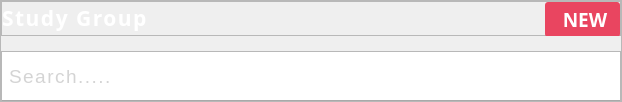
        <widget class="QFrame" name="searchAndAdd">
         <property name="minimumSize">
          <size>
           <width>620</width>
           <height>0</height>
          </size>
         </property>
         <property name="maximumSize">
          <size>
           <width>680</width>
           <height>16777215</height>
          </size>
         </property>
         <property name="styleSheet">
          <string notr="true"/>
         </property>
         <property name="locale">
          <locale language="English" country="UnitedKingdom"/>
         </property>
         <property name="frameShape">
          <enum>QFrame::StyledPanel</enum>
         </property>
         <property name="frameShadow">
          <enum>QFrame::Raised</enum>
         </property>
         <layout class="QVBoxLayout" name="verticalLayout_8">
          <property name="spacing">
           <number>15</number>
          </property>
          <property name="leftMargin">
           <number>0</number>
          </property>
          <property name="topMargin">
           <number>0</number>
          </property>
          <property name="rightMargin">
           <number>0</number>
          </property>
          <property name="bottomMargin">
           <number>0</number>
          </property>
          <item>
           <widget class="QFrame" name="frame">
            <property name="minimumSize">
             <size>
              <width>620</width>
              <height>35</height>
             </size>
            </property>
            <property name="maximumSize">
             <size>
              <width>300</width>
              <height>35</height>
             </size>
            </property>
            <property name="styleSheet">
             <string notr="true"/>
            </property>
            <property name="frameShape">
             <enum>QFrame::StyledPanel</enum>
            </property>
            <property name="frameShadow">
             <enum>QFrame::Raised</enum>
            </property>
            <layout class="QHBoxLayout" name="horizontalLayout_2">
             <property name="spacing">
              <number>0</number>
             </property>
             <property name="leftMargin">
              <number>0</number>
             </property>
             <property name="topMargin">
              <number>0</number>
             </property>
             <property name="rightMargin">
              <number>0</number>
             </property>
             <property name="bottomMargin">
              <number>0</number>
             </property>
             <item alignment="Qt::AlignLeft|Qt::AlignVCenter">
              <widget class="QLabel" name="label">
               <property name="font">
                <font>
                 <family>Ubuntu Condensed</family>
                 <pointsize>16</pointsize>
                 <weight>75</weight>
                 <bold>true</bold>
                </font>
               </property>
               <property name="styleSheet">
                <string notr="true">color: white;

letter-spacing: 1.5px;</string>
               </property>
               <property name="text">
                <string>Study Group</string>
               </property>
              </widget>
             </item>
             <item>
              <widget class="QPushButton" name="pushButton">
               <property name="minimumSize">
                <size>
                 <width>75</width>
                 <height>35</height>
                </size>
               </property>
               <property name="maximumSize">
                <size>
                 <width>75</width>
                 <height>35</height>
                </size>
               </property>
               <property name="font">
                <font>
                 <family>Ubuntu Condensed</family>
                 <pointsize>14</pointsize>
                 <weight>75</weight>
                 <bold>true</bold>
                </font>
               </property>
               <property name="cursor">
                <cursorShape>PointingHandCursor</cursorShape>
               </property>
               <property name="styleSheet">
                <string notr="true">background-color: #E94560;
border-style: outset;
border-radius: 3px;
color: white;</string>
               </property>
               <property name="text">
                <string> NEW</string>
               </property>
               <property name="icon">
                <iconset resource="../Images.qrc">
                 <normaloff>:/Controles/Images/plus2.png</normaloff>:/Controles/Images/plus2.png</iconset>
               </property>
               <property name="iconSize">
                <size>
                 <width>20</width>
                 <height>20</height>
                </size>
               </property>
              </widget>
             </item>
            </layout>
           </widget>
          </item>
          <item>
           <widget class="QFrame" name="frame_2">
            <property name="minimumSize">
             <size>
              <width>0</width>
              <height>50</height>
             </size>
            </property>
            <property name="maximumSize">
             <size>
              <width>16777215</width>
              <height>50</height>
             </size>
            </property>
            <property name="styleSheet">
             <string notr="true"/>
            </property>
            <property name="frameShape">
             <enum>QFrame::StyledPanel</enum>
            </property>
            <property name="frameShadow">
             <enum>QFrame::Raised</enum>
            </property>
            <layout class="QHBoxLayout" name="horizontalLayout_3">
             <property name="spacing">
              <number>0</number>
             </property>
             <property name="leftMargin">
              <number>0</number>
             </property>
             <property name="topMargin">
              <number>0</number>
             </property>
             <property name="rightMargin">
              <number>0</number>
             </property>
             <property name="bottomMargin">
              <number>0</number>
             </property>
             <item>
              <widget class="QLineEdit" name="lineEdit_6">
               <property name="minimumSize">
                <size>
                 <width>243</width>
                 <height>50</height>
                </size>
               </property>
               <property name="maximumSize">
                <size>
                 <width>16777215</width>
                 <height>16777215</height>
                </size>
               </property>
               <property name="font">
                <font>
                 <pointsize>14</pointsize>
                </font>
               </property>
               <property name="styleSheet">
                <string notr="true"> border-width: 2px; border-style: solid; border-color:#A9A9A9;
border-top-style:none;
border-left-style:none; border-right-style:none;
color: #A9A9A9;
padding-left: 5px;
letter-spacing: 1.5px;
</string>
               </property>
               <property name="text">
                <string/>
               </property>
               <property name="alignment">
                <set>Qt::AlignLeading|Qt::AlignLeft|Qt::AlignVCenter</set>
               </property>
               <property name="placeholderText">
                <string>Search.....</string>
               </property>
              </widget>
             </item>
            </layout>
           </widget>
          </item>
         </layout>
        </widget>
